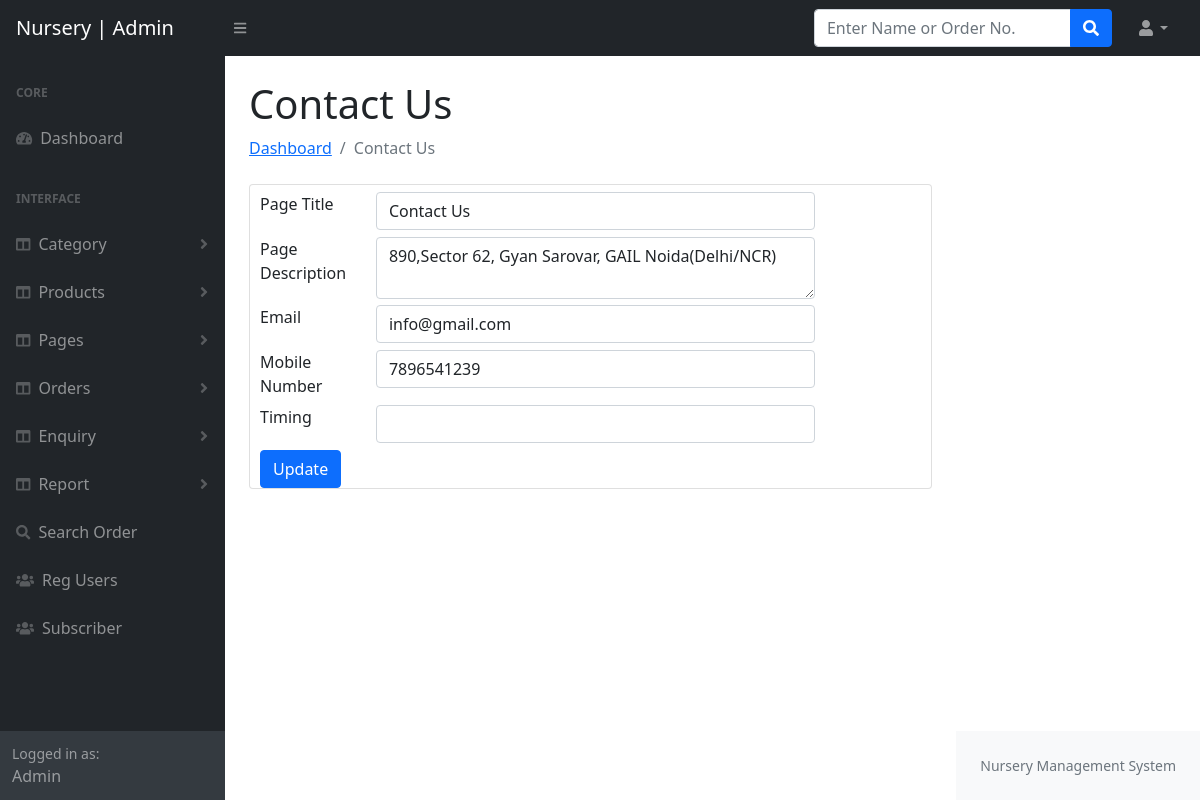
/admin/contactus.php (signed in), run on the app's committed database.
### tables this page shows
CREATE TABLE `tblpage` (
  `ID` int(10) NOT NULL,
  `PageType` varchar(200) DEFAULT NULL,
  `PageTitle` mediumtext DEFAULT NULL,
  `PageDescription` mediumtext DEFAULT NULL,
  `Email` varchar(200) DEFAULT NULL,
  `MobileNumber` bigint(10) DEFAULT NULL,
  `UpdationDate` date DEFAULT NULL
);

### admin/contactus.php (the view, shortened to what this page needs)
<?php
include('includes/config.php');
if (strlen($_SESSION['aid']==0)) {
  header('location:logout.php');
  } else{
  ?>
<!DOCTYPE html>
<html lang="en">
    <head>
        <link href="css/styles.css" rel="stylesheet" />
    </head>
    <body>
   <?php include_once('includes/header.php');?>
        <div id="layoutSidenav">
   <?php include_once('includes/sidebar.php');?>
            <div id="layoutSidenav_content">
                <main>
                    <div class="container-fluid px-4">
                        <h1 class="mt-4">Contact Us</h1>
                        <ol class="breadcrumb mb-4">
                            <li class="breadcrumb-item"><a href="dashboard.php">Dashboard</a></li>
                            <li class="breadcrumb-item active">Contact Us</li>
                        </ol>
                        <div class="card mb-4">
<form  method="post">
<?php
$ret=mysqli_query($con,"select * from  tblpage where PageType='contactus'");
while ($row=mysqli_fetch_array($ret)) {
?>
<div class="row" style="margin-top:1%; padding-left: 10px;">
<div class="col-2">Page Title</div>
<div class="col-8"><input type="text" name="pagetitle"  id="pagetitle"  value="<?php  echo $row['PageTitle'];?>" required="true" class="form-control"></div>
</div>
<div class="row" style="margin-top:1%; padding-left: 10px;">
<div class="col-2">Page Description</div>
<div class="col-8"><textarea name="pagedes"  id="pagedes" class="form-control" required><?php echo  ($row['PageDescription']);?></textarea></div>
</div>
<div class="row" style="margin-top:1%; padding-left: 10px;">
<div class="col-2">Email</div>
<div class="col-8"><input type="text" name="email"  id="email"  value="<?php  echo $row['Email'];?>" required="true" class="form-control"></div>
</div>
<div class="row" style="margin-top:1%; padding-left: 10px;">
<div class="col-2">Mobile Number</div>
<div class="col-8"><input type="text" name="mobnumber"  id="mobnumber"  value="<?php  echo $row['MobileNumber'];?>" required="true" class="form-control"></div>
</div>
<div class="row" style="margin-top:1%; padding-left: 10px;">
<div class="col-2">Timing</div>
<div class="col-8"><input type="text" name="timing"  id="timing"  value="<?php  echo $row['Timing'];?>" required="true" class="form-control"></div>
</div>
<?php } ?>
<div class="row" style="margin-top:1%; padding-left: 10px;">
<div class="col-4"><button type="submit" name="submit" class="btn btn-primary">Update</button></div>
</div>
</form>
                            </div>
                        </div>
                    </div>
          <?php include_once('includes/footer.php');?>
            </div>
    </body>
</html>
<?php } ?>

### data on the page
tblpage: pagetitle "Contact Us", pagedes "890,Sector 62, Gyan Sarovar, GAIL Noida(Delhi/NCR)", email "info@gmail.com", mobnumber "7896541239"
